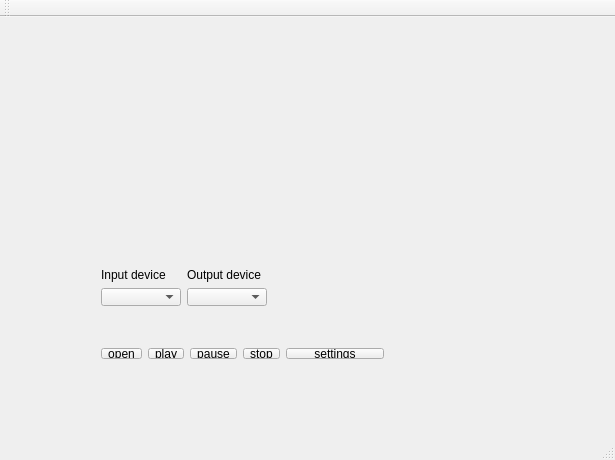
<?xml version="1.0" encoding="UTF-8"?>
<ui version="4.0">
 <class>mw</class>
 <widget class="QMainWindow" name="mw">
  <property name="geometry">
   <rect>
    <x>0</x>
    <y>0</y>
    <width>615</width>
    <height>460</height>
   </rect>
  </property>
  <property name="windowTitle">
   <string>mw</string>
  </property>
  <widget class="QWidget" name="centralWidget">
   <widget class="QWidget" name="layoutWidget">
    <property name="geometry">
     <rect>
      <x>90</x>
      <y>320</y>
      <width>305</width>
      <height>33</height>
     </rect>
    </property>
    <layout class="QHBoxLayout" name="horizontalLayout">
     <item>
      <widget class="QToolButton" name="openButton">
       <property name="text">
        <string>open</string>
       </property>
      </widget>
     </item>
     <item>
      <widget class="QToolButton" name="playButton">
       <property name="text">
        <string>play</string>
       </property>
      </widget>
     </item>
     <item>
      <widget class="QToolButton" name="pauseButton">
       <property name="text">
        <string>pause</string>
       </property>
      </widget>
     </item>
     <item>
      <widget class="QToolButton" name="stopButton">
       <property name="text">
        <string>stop</string>
       </property>
      </widget>
     </item>
     <item>
      <widget class="QPushButton" name="settingsButton">
       <property name="text">
        <string>settings</string>
       </property>
      </widget>
     </item>
    </layout>
   </widget>
   <widget class="QWidget" name="">
    <property name="geometry">
     <rect>
      <x>90</x>
      <y>240</y>
      <width>188</width>
      <height>60</height>
     </rect>
    </property>
    <layout class="QHBoxLayout" name="horizontalLayout_2">
     <item>
      <layout class="QVBoxLayout" name="verticalLayout">
       <item>
        <widget class="QLabel" name="label">
         <property name="text">
          <string>Input device</string>
         </property>
        </widget>
       </item>
       <item>
        <widget class="QComboBox" name="inputDeviceCombo"/>
       </item>
      </layout>
     </item>
     <item>
      <layout class="QVBoxLayout" name="verticalLayout_2">
       <item>
        <widget class="QLabel" name="label_2">
         <property name="text">
          <string>Output device</string>
         </property>
        </widget>
       </item>
       <item>
        <widget class="QComboBox" name="outputDeviceCombo"/>
       </item>
      </layout>
     </item>
    </layout>
   </widget>
  </widget>
  <widget class="QMenuBar" name="menuBar">
   <property name="geometry">
    <rect>
     <x>0</x>
     <y>0</y>
     <width>615</width>
     <height>27</height>
    </rect>
   </property>
  </widget>
  <widget class="QToolBar" name="mainToolBar">
   <attribute name="toolBarArea">
    <enum>TopToolBarArea</enum>
   </attribute>
   <attribute name="toolBarBreak">
    <bool>false</bool>
   </attribute>
  </widget>
  <widget class="QStatusBar" name="statusBar"/>
 </widget>
 <layoutdefault spacing="6" margin="11"/>
 <resources/>
 <connections/>
</ui>
